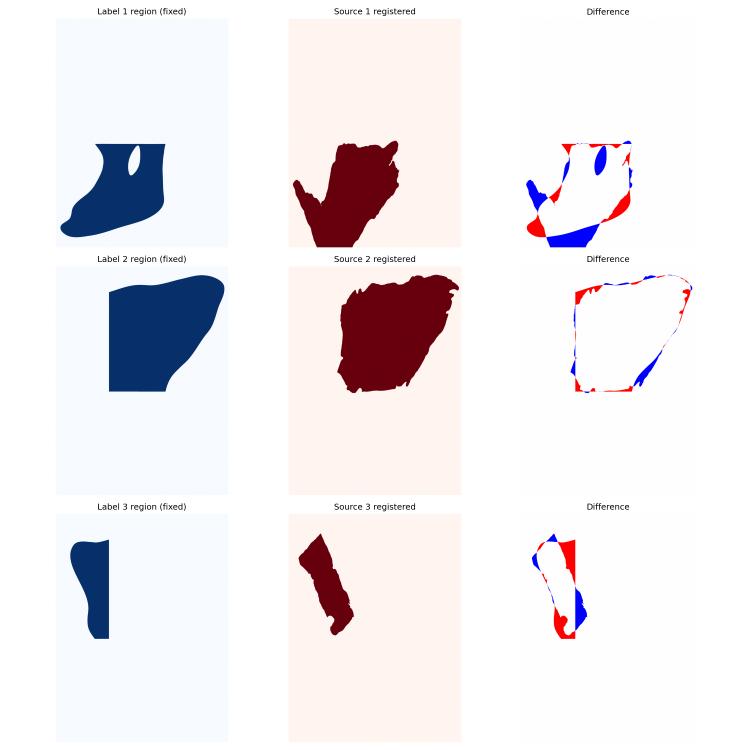
#> input picture Map_Registration/registration_verification.png, 2250 x 2250 px, given as the content of the folder Map_Registration/registration_verification.png, which was not available (shown at 1/3 size)
$ python resize_maps.py --map_path Map_Registration/registration_verification.png
#> lines starting #> are read from the running program, lines starting #| are printed output that depends on the picture; after the words box and inside, x2 and y2 are one past the last pixel; in counts of white or black regions, pixels touching at a corner belong together; pictures that were not available may be replaced by others from this repository, and a replacement may not be noted
import numpy as np
from typing import Tuple
import skimage as sk
from PIL import Image
import scipy as sc
from glob import glob
import os
from tqdm import tqdm
import argparse

class Resize_Maps:
    """
    Register each tissue mask to its corresponding map region and then use the transformation matrix
    to transform all X,Y coordinates of tile centroids from the same tissue in df.
    """

    def __init__(
            self,
            path_to_maps: str,
    ):
        self.path_to_maps = path_to_maps

    def calculate_avg_tissue_size(self):
        avg_y = round(float(np.average([5.3,6.1])),4)
        avg_x = round(float(np.average([4.1,4.3])),4)
        return avg_y, avg_x

    def load_map_arrs(
            self,
            path_to_maps
            ) -> Tuple[str,np.ndarray]:
        map_files = sorted(glob(os.path.join(path_to_maps,'*.png')))
        map_names = list(map(os.path.basename,map_files))
        map_imgs = [Image.open(map_file).convert('L') for map_file in map_files]
#> map_imgs = 1 item
        map_arrays = list(map(np.array,map_imgs))
#> map_arrays = 1 item
        print(f'Found {len(map_files)} to process')
        return map_names,map_arrays

    def resize_maps(self,
                map_arr,
                avg_y,
                avg_x,
                target_spacing = 16.1):
        """
        Resizes image based on target spacing
        Returns the resized image
        """
        map_mask = map_arr < 255
        map_labels = sk.measure.label(map_mask)
        props = sk.measure.regionprops(map_labels)
        map_region = max(props, key=lambda p: p.area)
        area_bbox = map_region.area_bbox
        avg_area = avg_x*avg_y
        spacing_um = np.sqrt(round((avg_area / area_bbox) * 10000**2, 4))
        zoom = spacing_um/target_spacing
        resized_map = sc.ndimage.zoom(map_arr, zoom,order=0)
        return resized_map

    def save_maps(self,
                  path_to_maps,
                  names,
                  map_arrays):
        save_path = os.path.join(path_to_maps,'resized_maps')
        os.makedirs(save_path,exist_ok=True)
        for name,map_array in zip(names,map_arrays):
            Image.fromarray(map_array).save(os.path.join(save_path,name))
            print(f'Saved {name}')

    def run(self):
        avg_y, avg_x = self.calculate_avg_tissue_size()
        map_names, map_arrays = self.load_map_arrs(self.path_to_maps)
#> map_names = ['registration_verification.png']; map_arrays = 1 item
        resized_maps = []
        for map_arr in tqdm(map_arrays):
           resized_map = self.resize_maps(map_arr,avg_y,avg_x)
           resized_maps.append(resized_map)
#> this loop made 1 pass
#> (area_bbox in resize_maps, avg_area in resize_maps, spacing_um in resize_maps, zoom in resize_maps) on pass 1: (355348, 23.94, 82.08, 5.1)
#> pass 1, in resize_maps, `map_mask = map_arr < 255`:
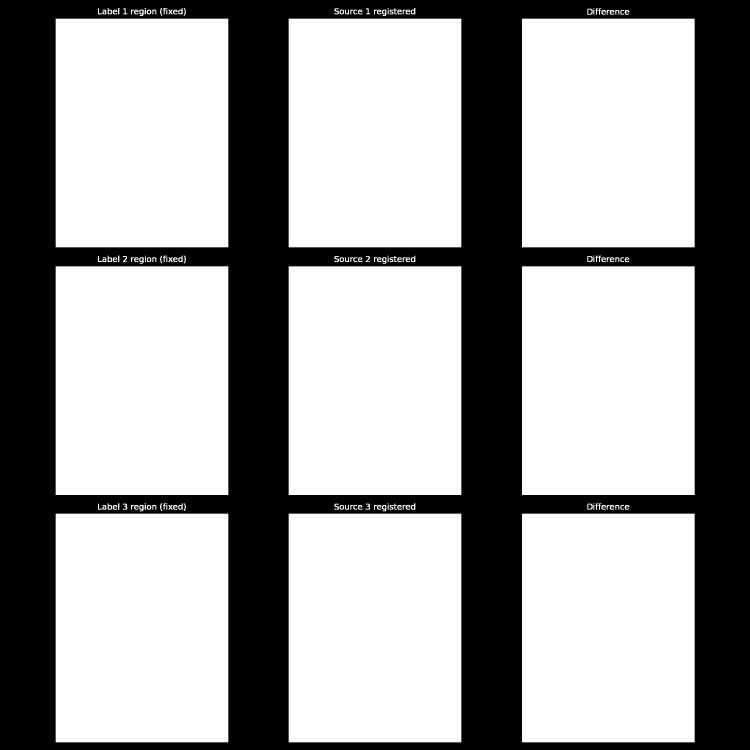
#> map_mask: shape (2250, 2250) bool (shown at 1/3 size); 63.4% white; 58 black regions (33 under 20 px), largest, box (x1, y1, x2, y2) and area: (0, 0, 2250, 2250) 1848744, (1765, 28, 1775, 42) 114, (1765, 770, 1775, 784) 114
#> pass 1, in resize_maps, `map_labels = sk.measure.label(map_mask)`:
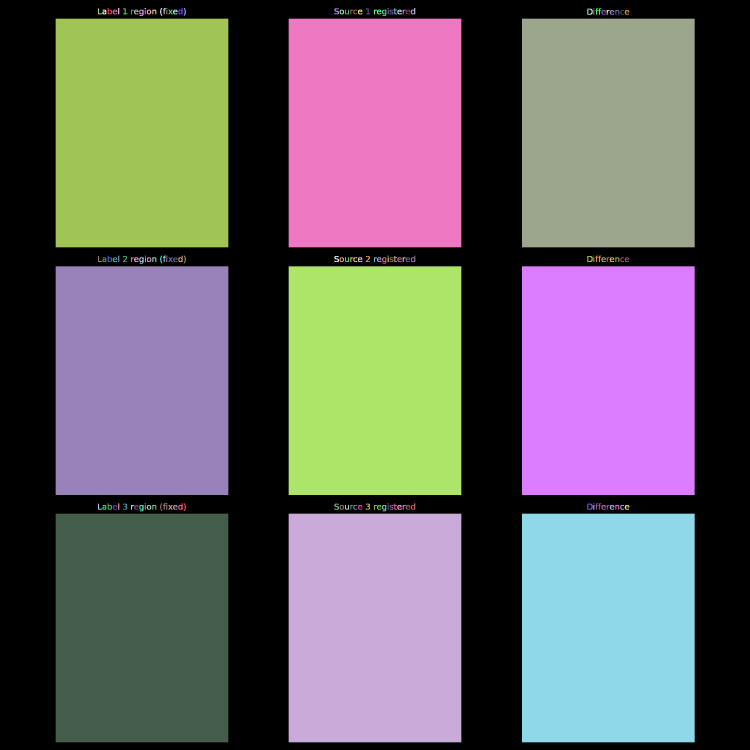
#> map_labels: shape (2250, 2250) int32 (shown at 1/3 size); 151 distinct labels, from 0 to 150; one colour per label, 0 black
#> after the loop, resized_maps = 1 item
        self.save_maps(self.path_to_maps,map_names,resized_maps)
#> the loop in save_maps, `for name,map_array in zip(names,map_arrays):` made 1 pass
#| Saved registration_verification.png
#> pass 1, in save_maps, `Image.fromarray(map_array).save(os.path.join(save_path,name))`:
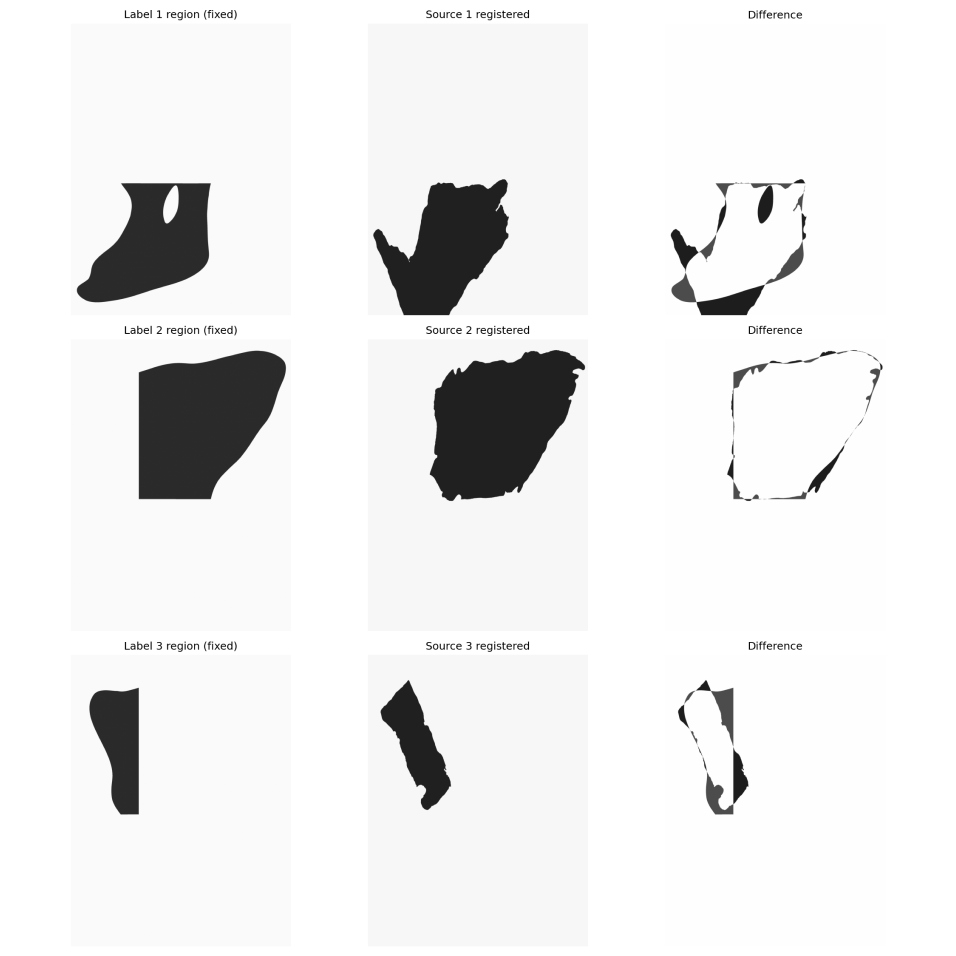
#> saved as registration_verification.png: PIL image 11471x11471 L (shown at 1/12 size); min 0, max 255, mean 235.9

def parse_args():
    parser = argparse.ArgumentParser(description='Resize Maps to 16.1um/px spacing')
    parser.add_argument('--map_path', type=str, required=True, help='Path to original maps (.png)')
    return parser.parse_args()


def main():
    args = parse_args()
    resize_maps = Resize_Maps(path_to_maps=args.map_path)
    resize_maps.run()

if __name__ == '__main__':
    main()
